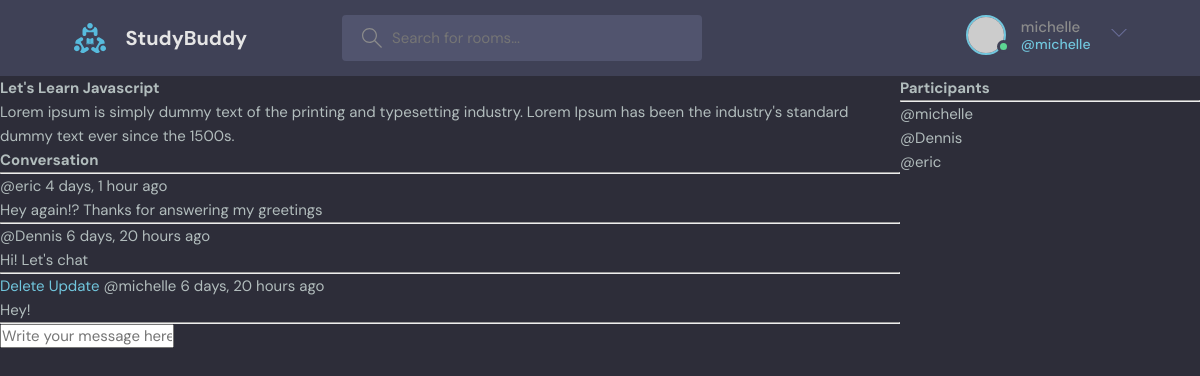
Screenshot of /room/1/ (signed in) with the database file from the repository.
### base/models.py (models this page shows, shortened)
class Room(models.Model):
    host = models.ForeignKey(User, on_delete=models.SET_NULL, null=True)
    topic = models.ForeignKey(Topic, on_delete=models.SET_NULL, null=True)
    name = models.CharField(max_length=200)
    description = models.TextField(null=True, blank=True)
    participants = models.ManyToManyField(User, related_name='participants', blank=True)
    updated = models.DateTimeField(auto_now=True)
    created = models.DateTimeField(auto_now_add=True)
    class Meta:
        ordering = ['-updated', '-created']

class Message(models.Model):
    user = models.ForeignKey(User, on_delete=models.CASCADE)
    room = models.ForeignKey(Room, on_delete=models.CASCADE)
    body = models.TextField()
    updated = models.DateTimeField(auto_now=True)
    created = models.DateTimeField(auto_now_add=True)
    class Meta:
        ordering = ['-updated', '-created']

### base/views.py (the view, shortened to what this page needs)
# urls.py: path('room/<str:pk>/', views.room, name="room"),
def room(request, pk):
    room = Room.objects.get(id=pk)
    room_messages = room.message_set.all().order_by('-created')
    participants = room.participants.all()
    context = {'room': room, 'room_messages': room_messages, 'participants': participants}
    return render(request, 'base/room.html', context)

### base/templates/base/room.html (shortened to what this page needs)
{% extends 'main.html' %}
{% block content %}
<div class="room-container">
    <div>
        <h1>{{room.name}}</h1>
        <p>{{room.description}}</p>
        <div class="comment-wrapper">
            <h3>Conversation</h3>
            <hr>
            {% for message in room_messages %}
                <div>
                    {% if request.user == message.user %}
                    <a href="{% url 'delete-message' message.id %}">Delete</a>
                    <a href="{% url 'update-message' message.id %}">Update</a>
                    {% endif %}
                    <small>@{{message.user}}   {{message.created|timesince}} ago</small>
                    <p>{{message.body}}</p>
                    <hr>
                </div>
            {% endfor %}
        </div>
        {% if request.user.is_authenticated %}
        <div class="comment-form">
            <form action="" method="POST">
                <input type="text" name="body" placeholder="Write your message here...">
            </form>
        </div>
        {% endif %}
    </div>
    <div>
        <h3>Participants</h3>
        <hr>
        {% for participant in participants %}
            <div>
                <p>@{{participant.username}}</p>
            </div>
        {% endfor %}
    </div>
</div>
{% endblock content %}

### templates/navbar.html (shortened to what this page needs)
{% load static %}
<header class="header header--loggedIn">
    <div class="container">
      <a href="{% url 'home' %}" class="header__logo">
        <img src="{% static 'images/logo.svg' %}" />
        <h1>StudyBuddy</h1>
      </a>
      <form class="header__search" method="GET" action="{% url 'home' %}">
        <label>
          <input name="q" placeholder="Search for rooms..." />
        </label>
      </form>
      <nav class="header__menu">
        {% if request.user.is_authenticated %}
        <div class="header__user">
          <a href="profile.html">
            <div class="avatar avatar--medium active">
              <img src="https://randomuser.me/api/portraits/men/37.jpg" />
            </div>
            <p>{{request.user.username}} <span>@{{request.user.username}}</span></p>
          </a>
          <button class="dropdown-button">
            <svg version="1.1" xmlns="http://www.w3.org/2000/svg" width="32" height="32" viewBox="0 0 32 32">
              <title>chevron-down</title>
              <path d="M16 21l-13-13h-3l16 16 16-16h-3l-13 13z"></path>
            </svg>
          </button>
        </div>
        {% else %}
        <a href="{% url 'login' %}">
          <img src="./assets/avatar.svg" />
          <p>Login</p>
        </a>
        {% endif %}
      </nav>
    </div>
  </header>

### static/styles/style.css (style rules this page uses)
:root { --color-main: #71c6dd; --color-main-light: #e1f6fb; --color-dark: #3f4156; --color-dark-medium: #51546e; --color-dark-light: #696d97; --color-light: #e5e5e5; --color-gray: #8b8b8b; --color-light-gray: #b2bdbd; --color-bg: #2d2d39; --color-success: #5dd693; --color-error: #fc4b0b; }
* { font-family: "DM Sans", -apple-system, BlinkMacSystemFont, "Segoe UI", Roboto, Oxygen, Ubuntu, Cantarell, "Open Sans", "Helvetica Neue", sans-serif; margin: 0; padding: 0; box-sizing: border-box; text-rendering: optimizeLegibility; font-size: inherit; }
html { font-size: 56.25%; }
@media only screen and (min-width: 1200px) { html { font-size: 62.5%; } }
body { line-height: 1.6; font-weight: 400; font-size: 1.5rem; color: var(--color-light-gray); background-color: var(--color-bg); min-height: 100vh; }
img { width: 100%; }
a { display: inline-block; color: var(--color-main); text-decoration: none; }
.container { max-width: 120rem; width: 90%; margin: auto; }
.avatar { position: relative; display: inline-block; border-radius: 50%; border: 2px solid var(--color-main); }
.avatar img { display: block; border-radius: 50%; object-fit: cover; object-position: center; }
.avatar::after { content: ""; display: block; position: absolute; background-color: var(--color-gray); z-index: 111; border-radius: 50%; border: 0.3rem solid var(--color-dark); }
.avatar.active::after { background-color: var(--color-success); }
.avatar.avatar--medium img { width: 3.6rem; height: 3.6rem; border-radius: 50%; }
.avatar.avatar--medium:after { width: 0.7rem; height: 0.7rem; bottom: 0px; right: -6px; }
.header { padding: 1.5rem; background-color: var(--color-dark); }
.header > .container { display: flex; gap: 9.5rem; }
.header__logo, .header__user { display: flex; gap: 2rem; align-items: center; }
.header__logo > img { height: 3.2rem; width: 3.2rem; }
.header__logo > h1 { font-weight: 700; font-size: 2rem; color: var(--color-light); }
.header__search > label { background-color: var(--color-dark-medium); padding: 1.3rem 1rem; display: flex; align-items: center; gap: 1rem; border-radius: 4px; }
.header__search svg { fill: var(--color-gray); width: 2rem; height: 2rem; margin-left: 1rem; }
.header__search input { width: 30rem; background: transparent; border: none; outline: none; color: var(--color-light); }
.header__menu { margin-left: auto; position: relative; }
.header__menu a { display: flex; gap: 1.5rem; align-items: center; font-weight: 500; text-decoration: none; color: var(--color-gray); }
.header__menu img { height: 3.6rem; }
.header__menu p { line-height: 1.2; }
.header__menu span { color: var(--color-main); font-weight: 500; font-size: 1.4rem; display: block; }
.header__menu svg { width: 1.6rem; height: 1.6rem; fill: var(--color-dark-light); }
.dropdown-button { background: transparent; border: 0; outline: 0; cursor: pointer; }

### base/templates/base/room.html (style rules this page uses)
.room-container { display: grid; grid-template-columns: 3fr 1fr; }

### rows the page displays
Room: name "Let's Learn Javascript", description "Lorem ipsum is simply dummy text of the printing and typesetting industry. Lorem Ipsum has been the industry's standard dummy text ever since the 1500s."
Message: user "eric", created "4 days, 1 hour", body "Hey again!? Thanks for answering my greetings"
Message: user "Dennis", created "6 days, 20 hours", body "Hi! Let's chat"
Message: shows "Delete", user "michelle", created "6 days, 20 hours", body "Hey!"

### other values shown
{{ request.user.username }} "michelle"
{{ participant.username }} "michelle"
{{ participant.username }} "Dennis"
{{ participant.username }} "eric"
